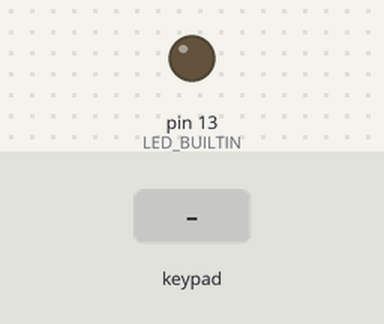
A sketch run on a simulated Arduino Nano, built with avr-gcc and run on an emulated ATmega328P. Shown: output pins drawn as LEDs (lit = HIGH). The inputs (shaded band) are chosen by the test bench. What the sketch prints to the serial monitor is not drawn.

Above: at 1.2 s.
1.3 s: key '0' pressed
Timing chart, 0 to 4.3 s (numbered marks = the images above; inputs shaded):
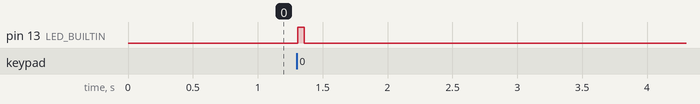

The sketch:

mpr121.ino
```cpp
#include <Wire.h>
#include <Adafruit_MPR121.h>

#ifndef _BV
#define _BV(bit) (1 << (bit))
#endif

Adafruit_MPR121 cap = Adafruit_MPR121();

uint16_t lasttouched = 0;
uint16_t currtouched = 0;

void setup() {
  Serial.begin(115200);

  pinMode(LED_BUILTIN, OUTPUT);

  Serial.println("Adafruit MPR121 Capacitive Touch sensor test");

  // Default address is 0x5A, if tied to 3.3V its 0x5B
  // If tied to SDA its 0x5C and if SCL then 0x5D
  if (!cap.begin(0x5A)) {
    Serial.println("MPR121 not found, check wiring?");
    while (1);
  }

  Serial.println("MPR121 found!");
}

void loop() {

  // digitalWrite(LED_BUILTIN, HIGH);
  // delay(1000);
  // digitalWrite(LED_BUILTIN, LOW);
  // delay(1000);

  currtouched = cap.touched();

  for (uint8_t i=0; i<12; i++) {

    if ((currtouched & _BV(i)) && !(lasttouched & _BV(i)) ) {
      Serial.print(i);
      Serial.println(" touched");

      if(i == 0) {
        digitalWrite(LED_BUILTIN, HIGH);
        delay(50);
        digitalWrite(LED_BUILTIN, LOW);
        delay(50);
      }

      if(i==1) {

      }

      if(i==2) {

      }

      if(i==3) {

      }

      if(i==4) {

      }

      if(i==5) {

      }

      if(i==6) {

      }

      if(i==7) {

      }

    }

    if (!(currtouched & _BV(i)) && (lasttouched & _BV(i)) ) {
      Serial.print(i);
      Serial.println(" released");
    }
  }

  lasttouched = currtouched;

  // put a delay so it isn't overwhelming
  delay(100);
}
```

Measured:
- after the input at 1.3 s, pin 13 (LED_BUILTIN): LOW → HIGH at once, → LOW 0.05 s later
